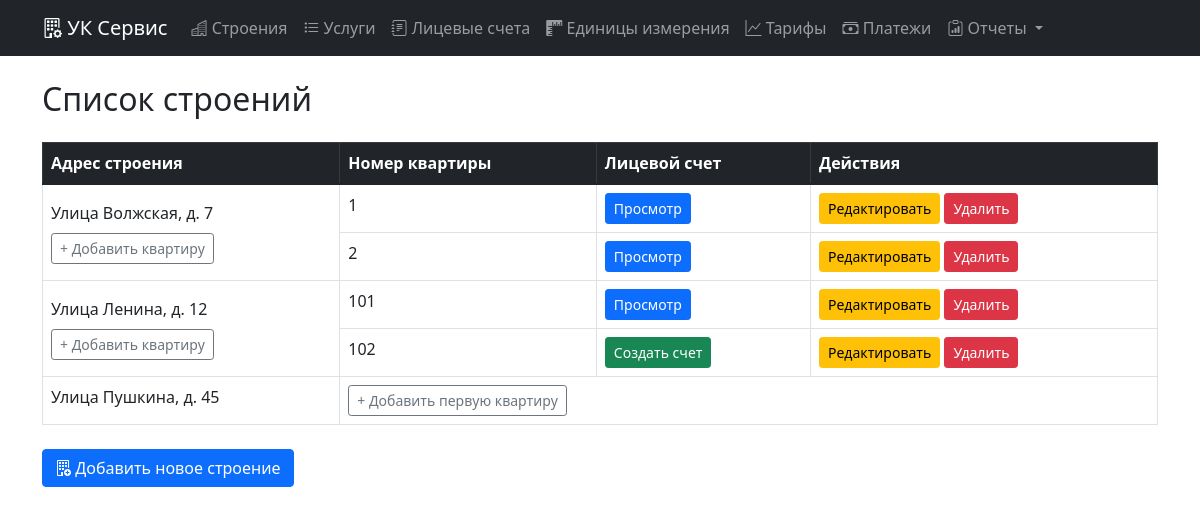
The page / on the database its author committed.
### main/models.py (models this page shows, shortened)
class Building(models.Model):
    address = models.CharField("Адрес", max_length=200, unique=True)

class Room(models.Model):
    building = models.ForeignKey(Building, on_delete=models.CASCADE, related_name='rooms')
    number = models.CharField("Номер помещения", max_length=10)
    class Meta:
        unique_together = ('building', 'number')

### main/views.py (the view)
# urls.py: path('', views.BuildingListView.as_view(), name='building_list'),
class BuildingListView(ListView):
    model = Building
    template_name = 'building_list.html'
    context_object_name = 'buildings'

### templates/building_list.html
{% extends 'base.html' %}
{% block content %}
<h2 class="mb-4">Список строений</h2>
<table class="table table-bordered">
  <thead class="table-dark">
    <tr>
      <th>Адрес строения</th>
      <th>Номер квартиры</th>
      <th>Лицевой счет</th>
      <th>Действия</th>
    </tr>
  </thead>
  <tbody>
    {% for building in buildings %}
      {% with rooms=building.rooms.all %}
        {% if rooms %}
          {% for room in rooms %}
            <tr>
              {% if forloop.first %}
                <td rowspan="{{ rooms|length }}" class="align-middle">
                  {{ building.address }}
                  <div class="mt-2">
                    <a href="{% url 'add_room' building.id %}"
                       class="btn btn-sm btn-outline-secondary">
                      + Добавить квартиру
                    </a>
                  </div>
                </td>
              {% endif %}
              <td>{{ room.number }}</td>
              <td>
                {% if room.account %}
                  <a href="{% url 'account_detail' room.account.id %}"
                     class="btn btn-primary btn-sm">
                    Просмотр
                  </a>
                {% else %}
                  <a href="{% url 'add_account' %}?room_id={{ room.id }}"
                     class="btn btn-success btn-sm">
                    Создать счет
                  </a>
                {% endif %}
              </td>
          <td>
            <a href="{% url 'room_edit' room.id %}" class="btn btn-warning btn-sm">Редактировать</a>
            <a href="{% url 'delete_room' room.id %}" class="btn btn-danger btn-sm" onclick="return confirm('Вы уверены, что хотите удалить эту квартиру?');">Удалить</a>
          </td>
            </tr>
          {% endfor %}
        {% else %}
          <tr>
            <td>{{ building.address }}</td>
            <td colspan="3">
              <a href="{% url 'add_room' building.id %}"
                 class="btn btn-sm btn-outline-secondary">
                + Добавить первую квартиру
              </a>
            </td>
          </tr>
        {% endif %}
      {% endwith %}
    {% endfor %}
  </tbody>
</table>
<div class="mt-4">
  <a href="{% url 'add_building' %}" class="btn btn-primary">
    <i class="bi bi-building-add"></i> Добавить новое строение
  </a>
</div>
{% endblock %}

### rows shown on the page
Building: address "Улица Волжская, д. 7"
Room: number "1", shows "Просмотр"
Room: number "2", shows "Просмотр"
Building: address "Улица Ленина, д. 12"
Room: number "101", shows "Просмотр"
Room: number "102"
Building: address "Улица Пушкина, д. 45"
